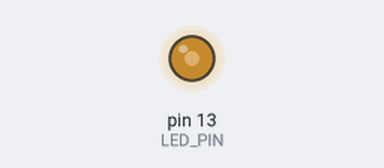
Recording of a sketch running on a simulated Arduino Uno, built with avr-gcc and run on an emulated ATmega328P. Shown: output pins drawn as LEDs (lit = HIGH). What the sketch prints to the serial monitor is not drawn.

Above: at 0.2 s.
Timing chart, 0 to 1.7 s (numbered marks = the images above):
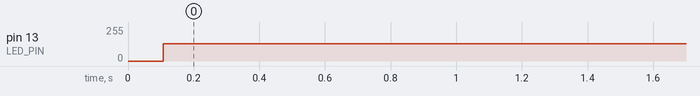

The sketch:

imu.ino
```cpp
// I2C device class (I2Cdev) demonstration Arduino sketch for MPU9150
// 1/4/2013 original by Jeff Rowberg <jeff@rowberg.net> at https://github.com/jrowberg/i2cdevlib
//          modified by Aaron Weiss <aaron@sparkfun.com>
//
// Changelog:
//     2011-10-07 - initial release
//     2013-1-4 - added raw magnetometer output

/* ============================================
I2Cdev device library code is placed under the MIT license

Permission is hereby granted, free of charge, to any person obtaining a copy
of this software and associated documentation files (the "Software"), to deal
in the Software without restriction, including without limitation the rights
to use, copy, modify, merge, publish, distribute, sublicense, and/or sell
copies of the Software, and to permit persons to whom the Software is
furnished to do so, subject to the following conditions:

The above copyright notice and this permission notice shall be included in
all copies or substantial portions of the Software.

THE SOFTWARE IS PROVIDED "AS IS", WITHOUT WARRANTY OF ANY KIND, EXPRESS OR
IMPLIED, INCLUDING BUT NOT LIMITED TO THE WARRANTIES OF MERCHANTABILITY,
FITNESS FOR A PARTICULAR PURPOSE AND NONINFRINGEMENT. IN NO EVENT SHALL THE
AUTHORS OR COPYRIGHT HOLDERS BE LIABLE FOR ANY CLAIM, DAMAGES OR OTHER
LIABILITY, WHETHER IN AN ACTION OF CONTRACT, TORT OR OTHERWISE, ARISING FROM,
OUT OF OR IN CONNECTION WITH THE SOFTWARE OR THE USE OR OTHER DEALINGS IN
THE SOFTWARE.
===============================================
*/

// Arduino Wire library is required if I2Cdev I2CDEV_ARDUINO_WIRE implementation
// is used in I2Cdev.h
#include "Wire.h"

// I2Cdev and MPU6050 must be installed as libraries, or else the .cpp/.h files
// for both classes must be in the include path of your project
#include <I2Cdev.h>
#include <MPU6050.h>
#include <helper_3dmath.h>

// class default I2C address is 0x68
// specific I2C addresses may be passed as a parameter here
// AD0 low = 0x68 (default for InvenSense evaluation board)
// AD0 high = 0x69
MPU6050 accelgyro;

int16_t ax, ay, az;
int16_t gx, gy, gz;
int16_t mx, my, mz;

#define LED_PIN 13
bool blinkState = false;

void setup() {
    // join I2C bus (I2Cdev library doesn't do this automatically)
    Wire.begin();

    // initialize serial communication
    // (38400 chosen because it works as well at 8MHz as it does at 16MHz, but
    // it's really up to you depending on your project)
    Serial.begin(38400);

    // initialize device
    Serial.println("Initializing I2C devices...");
    accelgyro.initialize();

    // verify connection
    Serial.println("Testing device connections...");
    Serial.println(accelgyro.testConnection() ? "MPU6050 connection successful" : "MPU6050 connection failed");

    // configure Arduino LED for
    pinMode(LED_PIN, OUTPUT);
}

void loop() {
    // read raw accel/gyro measurements from device
    accelgyro.getMotion9(&ax, &ay, &az, &gx, &gy, &gz, &mx, &my, &mz);

    // these methods (and a few others) are also available
    //accelgyro.getAcceleration(&ax, &ay, &az);
    //accelgyro.getRotation(&gx, &gy, &gz);

    // display tab-separated accel/gyro x/y/z values
    Serial.print("a/g/m:\t");
    Serial.print(ax); Serial.print("\t");
    Serial.print(ay); Serial.print("\t");
    Serial.print(az); Serial.print("\t");
    Serial.print(gx); Serial.print("\t");
    Serial.print(gy); Serial.print("\t");
    Serial.print(gz); Serial.print("\t");
    Serial.print(mx); Serial.print("\t");
    Serial.print(my); Serial.print("\t");
    Serial.println(mz);

    // blink LED to indicate activity
    blinkState = !blinkState;
    digitalWrite(LED_PIN, blinkState);
}
```

Measured:
- by itself, pin 13 (LED_PIN): 0/255 → 129/255 at 0.11 s
